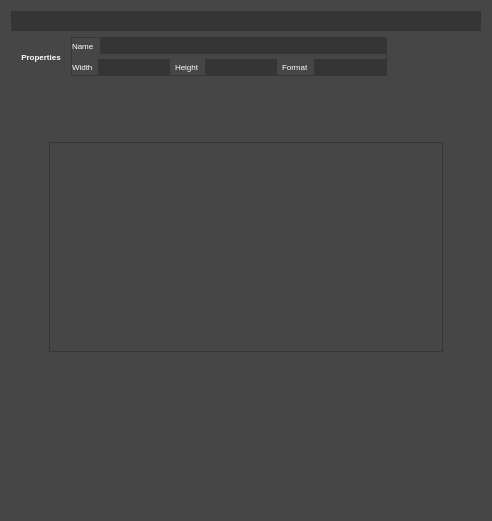
   <widget class="QWidget" name="main_window" native="true">
    <property name="geometry">
     <rect>
      <x>200</x>
      <y>0</y>
      <width>490</width>
      <height>521</height>
     </rect>
    </property>
    <property name="sizePolicy">
     <sizepolicy hsizetype="Expanding" vsizetype="Expanding">
      <horstretch>0</horstretch>
      <verstretch>0</verstretch>
     </sizepolicy>
    </property>
    <property name="styleSheet">
     <string notr="true">background-color: rgb(70,70,70);</string>
    </property>
    <layout class="QHBoxLayout" name="horizontalLayout_7">
     <item>
      <layout class="QVBoxLayout" name="verticalLayout_15">
       <item>
        <widget class="QWidget" name="zoom_menu" native="true">
         <property name="minimumSize">
          <size>
           <width>470</width>
           <height>20</height>
          </size>
         </property>
         <property name="maximumSize">
          <size>
           <width>500</width>
           <height>20</height>
          </size>
         </property>
         <property name="styleSheet">
          <string notr="true">QWidget{
	color: rgb(255, 255, 255);
	background-color: rgb(53, 53, 53);
}</string>
         </property>
         <widget class="QWidget" name="layoutWidget">
          <property name="geometry">
           <rect>
            <x>0</x>
            <y>0</y>
            <width>101</width>
            <height>21</height>
           </rect>
          </property>
          <layout class="QHBoxLayout" name="horizontalLayout">
           <item>
            <widget class="QPushButton" name="pushButton_38">
             <property name="sizePolicy">
              <sizepolicy hsizetype="Fixed" vsizetype="Fixed">
               <horstretch>0</horstretch>
               <verstretch>0</verstretch>
              </sizepolicy>
             </property>
             <property name="styleSheet">
              <string notr="true">
QPushButton:hover{
	background-color: rgb(80, 80, 80);
   border-radius:5px;

}
QPushButton{
border:none;
}

</string>
             </property>
             <property name="text">
              <string notr="true"/>
             </property>
             <property name="icon">
              <iconset>
               <normaloff>icon/icons8-menu-30.png</normaloff>icon/icons8-menu-30.png</iconset>
             </property>
             <property name="checkable">
              <bool>true</bool>
             </property>
             <property name="checked">
              <bool>true</bool>
             </property>
             <property name="autoExclusive">
              <bool>true</bool>
             </property>
             <property name="autoDefault">
              <bool>false</bool>
             </property>
             <property name="default">
              <bool>false</bool>
             </property>
             <property name="flat">
              <bool>true</bool>
             </property>
            </widget>
           </item>
           <item>
            <widget class="QPushButton" name="pushButton">
             <property name="toolTip">
              <string>Zoom in</string>
             </property>
             <property name="toolTipDuration">
              <number>2</number>
             </property>
             <property name="styleSheet">
              <string notr="true">QPushButton:hover{
	background-color: rgb(80, 80, 80);
   border-radius:5px;

}
QPushButton{
border:none;
}
</string>
             </property>
             <property name="text">
              <string/>
             </property>
             <property name="icon">
              <iconset>
               <normaloff>icon/icons8-zoom-in-30.png</normaloff>icon/icons8-zoom-in-30.png</iconset>
             </property>
             <property name="checkable">
              <bool>true</bool>
             </property>
            </widget>
           </item>
           <item>
            <widget class="QPushButton" name="pushButton_2">
             <property name="toolTip">
              <string>Zoom in</string>
             </property>
             <property name="toolTipDuration">
              <number>2</number>
             </property>
             <property name="styleSheet">
              <string notr="true">QPushButton:hover{
	background-color: rgb(80, 80, 80);
   border-radius:5px;

}
QPushButton{
border:none;
}
</string>
             </property>
             <property name="text">
              <string/>
             </property>
             <property name="icon">
              <iconset>
               <normaloff>icon/icons8-zoom-out-24.png</normaloff>icon/icons8-zoom-out-24.png</iconset>
             </property>
             <property name="checkable">
              <bool>true</bool>
             </property>
            </widget>
           </item>
           <item>
            <widget class="QPushButton" name="pushButton_3">
             <property name="toolTip">
              <string>Zoom in</string>
             </property>
             <property name="toolTipDuration">
              <number>2</number>
             </property>
             <property name="styleSheet">
              <string notr="true">QPushButton:hover{
	background-color: rgb(80, 80, 80);
   border-radius:5px;

}
QPushButton{
border:none;
}
</string>
             </property>
             <property name="text">
              <string/>
             </property>
             <property name="icon">
              <iconset>
               <normaloff>icon/icons8-reset-50.png</normaloff>icon/icons8-reset-50.png</iconset>
             </property>
             <property name="iconSize">
              <size>
               <width>14</width>
               <height>14</height>
              </size>
             </property>
             <property name="checkable">
              <bool>true</bool>
             </property>
            </widget>
           </item>
          </layout>
         </widget>
        </widget>
       </item>
       <item>
        <layout class="QHBoxLayout" name="horizontalLayout_5">
         <property name="spacing">
          <number>0</number>
         </property>
         <item>
          <widget class="QPushButton" name="pushButton_20">
           <property name="minimumSize">
            <size>
             <width>60</width>
             <height>15</height>
            </size>
           </property>
           <property name="maximumSize">
            <size>
             <width>60</width>
             <height>15</height>
            </size>
           </property>
           <property name="font">
            <font>
             <family>Arial</family>
             <pointsize>6</pointsize>
             <weight>75</weight>
             <bold>true</bold>
            </font>
           </property>
           <property name="styleSheet">
            <string notr="true">QPushButtons:checked{
background-color:white;
border:none;
}
QPushButton:hover{
	background-color: rgb(80, 80, 80);
   border-radius:5px;
}
QPushButton{
border:none;

color:white;
}</string>
           </property>
           <property name="text">
            <string>Properties</string>
           </property>
           <property name="icon">
            <iconset>
             <normaloff>icon/icons8-properties-script-50.png</normaloff>
             <normalon>icon/icons8-forward-24 (1).png</normalon>icon/icons8-properties-script-50.png</iconset>
           </property>
           <property name="iconSize">
            <size>
             <width>12</width>
             <height>12</height>
            </size>
           </property>
           <property name="checkable">
            <bool>true</bool>
           </property>
           <property name="autoExclusive">
            <bool>false</bool>
           </property>
          </widget>
         </item>
         <item>
          <widget class="QFrame" name="frame_2">
           <property name="frameShape">
            <enum>QFrame::StyledPanel</enum>
           </property>
           <property name="frameShadow">
            <enum>QFrame::Raised</enum>
           </property>
           <layout class="QVBoxLayout" name="verticalLayout_21">
            <property name="spacing">
             <number>5</number>
            </property>
            <property name="leftMargin">
             <number>0</number>
            </property>
            <property name="topMargin">
             <number>0</number>
            </property>
            <property name="rightMargin">
             <number>0</number>
            </property>
            <property name="bottomMargin">
             <number>0</number>
            </property>
            <item>
             <layout class="QHBoxLayout" name="horizontalLayout_3">
              <item>
               <widget class="QLabel" name="label_7">
                <property name="font">
                 <font>
                  <family>Arial</family>
                  <pointsize>6</pointsize>
                 </font>
                </property>
                <property name="styleSheet">
                 <string notr="true">QLabel:hover{
	color: rgb(255, 167, 135);
	background-color: rgb(80, 80, 80);
   border-radius:5px;
}
QLabel{
color:white
}</string>
                </property>
                <property name="text">
                 <string>Name</string>
                </property>
               </widget>
              </item>
              <item>
               <widget class="QLineEdit" name="lineEdit">
                <property name="font">
                 <font>
                  <family>Arial</family>
                  <pointsize>6</pointsize>
                 </font>
                </property>
                <property name="styleSheet">
                 <string notr="true">background-color: rgb(53, 53, 53);
border:none;
color:white;</string>
                </property>
               </widget>
              </item>
             </layout>
            </item>
            <item>
             <layout class="QHBoxLayout" name="horizontalLayout_4">
              <item>
               <widget class="QLabel" name="label_5">
                <property name="font">
                 <font>
                  <family>Arial</family>
                  <pointsize>6</pointsize>
                 </font>
                </property>
                <property name="styleSheet">
                 <string notr="true">QLabel:hover{
	color: rgb(255, 167, 135);
	background-color: rgb(80, 80, 80);
   border-radius:5px;
}
QLabel{
color:white
}</string>
                </property>
                <property name="text">
                 <string>Width</string>
                </property>
               </widget>
              </item>
              <item>
               <widget class="QLineEdit" name="lineEdit_7">
                <property name="font">
                 <font>
                  <family>Arial</family>
                  <pointsize>6</pointsize>
                 </font>
                </property>
                <property name="styleSheet">
                 <string notr="true">background-color: rgb(53, 53, 53);
border:none;
color:white;</string>
                </property>
               </widget>
              </item>
              <item>
               <widget class="QLabel" name="label_4">
                <property name="font">
                 <font>
                  <family>Arial</family>
                  <pointsize>6</pointsize>
                 </font>
                </property>
                <property name="styleSheet">
                 <string notr="true">QLabel:hover{
	color: rgb(255, 167, 135);
	background-color: rgb(80, 80, 80);
   border-radius:5px;
}
QLabel{
color:white
}</string>
                </property>
                <property name="text">
                 <string>Height</string>
                </property>
               </widget>
              </item>
              <item>
               <widget class="QLineEdit" name="lineEdit_2">
                <property name="font">
                 <font>
                  <family>Arial</family>
                  <pointsize>6</pointsize>
                 </font>
                </property>
                <property name="styleSheet">
                 <string notr="true">background-color: rgb(53, 53, 53);
border:none;
color:white;</string>
                </property>
               </widget>
              </item>
              <item>
               <widget class="QLabel" name="label_6">
                <property name="font">
                 <font>
                  <family>Arial</family>
                  <pointsize>6</pointsize>
                 </font>
                </property>
                <property name="styleSheet">
                 <string notr="true">QLabel:hover{
	color: rgb(255, 167, 135);
	background-color: rgb(80, 80, 80);
   border-radius:5px;
}
QLabel{
color:white
}</string>
                </property>
                <property name="text">
                 <string>Format</string>
                </property>
               </widget>
              </item>
              <item>
               <widget class="QLineEdit" name="lineEdit_8">
                <property name="font">
                 <font>
                  <family>Arial</family>
                  <pointsize>6</pointsize>
                 </font>
                </property>
                <property name="styleSheet">
                 <string notr="true">background-color: rgb(53, 53, 53);
border:none;
color:white;</string>
                </property>
               </widget>
              </item>
             </layout>
            </item>
           </layout>
          </widget>
         </item>
         <item>
          <spacer name="horizontalSpacer_8">
           <property name="orientation">
            <enum>Qt::Horizontal</enum>
           </property>
           <property name="sizeHint" stdset="0">
            <size>
             <width>18</width>
             <height>20</height>
            </size>
           </property>
          </spacer>
         </item>
        </layout>
       </item>
       <item>
        <spacer name="verticalSpacer_2">
         <property name="orientation">
          <enum>Qt::Vertical</enum>
         </property>
         <property name="sizeType">
          <enum>QSizePolicy::Fixed</enum>
         </property>
         <property name="sizeHint" stdset="0">
          <size>
           <width>18</width>
           <height>60</height>
          </size>
         </property>
        </spacer>
       </item>
       <item>
        <layout class="QHBoxLayout" name="horizontalLayout_6">
         <item>
          <spacer name="horizontalSpacer_2">
           <property name="orientation">
            <enum>Qt::Horizontal</enum>
           </property>
           <property name="sizeType">
            <enum>QSizePolicy::Fixed</enum>
           </property>
           <property name="sizeHint" stdset="0">
            <size>
             <width>38</width>
             <height>20</height>
            </size>
           </property>
          </spacer>
         </item>
         <item>
          <widget class="QGraphicsView" name="graphicsView">
           <property name="font">
            <font>
             <family>Arial</family>
            </font>
           </property>
           <property name="styleSheet">
            <string notr="true">padding-left:10px;</string>
           </property>
          </widget>
         </item>
         <item>
          <spacer name="horizontalSpacer_3">
           <property name="orientation">
            <enum>Qt::Horizontal</enum>
           </property>
           <property name="sizeType">
            <enum>QSizePolicy::Fixed</enum>
           </property>
           <property name="sizeHint" stdset="0">
            <size>
             <width>38</width>
             <height>20</height>
            </size>
           </property>
          </spacer>
         </item>
        </layout>
       </item>
       <item>
        <spacer name="verticalSpacer_6">
         <property name="orientation">
          <enum>Qt::Vertical</enum>
         </property>
         <property name="sizeType">
          <enum>QSizePolicy::Fixed</enum>
         </property>
         <property name="sizeHint" stdset="0">
          <size>
           <width>17</width>
           <height>158</height>
          </size>
         </property>
        </spacer>
       </item>
      </layout>
     </item>
    </layout>
   </widget>
